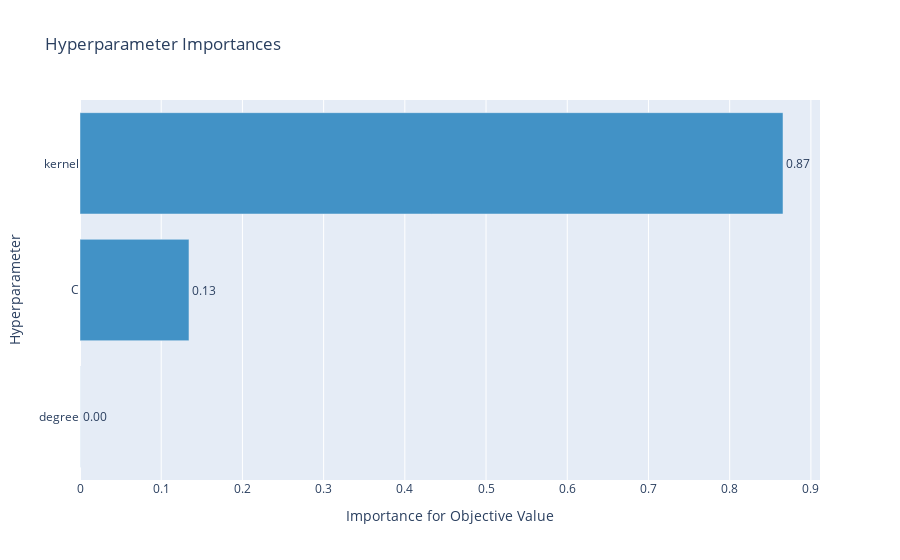

Source (notebook cell):
### Code cell
optuna.visualization.plot_param_importances(svc_study)

### Figure 1 — Plotly figure (JSON) as saved in the notebook; plotly's stock layout.template omitted (floating-point values rounded to 4 significant figures)
{"data": [{"cliponaxis": false, "hovertemplate": ["degree (IntUniformDistribution): 0.00012771122232059983<extra></extra>", "C (LogUniformDistribution): 0.13420049786046628<extra></extra>", "kernel (CategoricalDistribution): 0.865671790917213<extra></extra>"], "marker": {"color": "rgb(66,146,198)"}, "orientation": "h", "text": ["0.00012771122232059983", "0.13420049786046628", "0.865671790917213"], "textposition": "outside", "texttemplate": "%{text:.2f}", "type": "bar", "x": [0.0001277, 0.1342, 0.8657], "y": ["degree", "C", "kernel"]}], "layout": {"autosize": true, "showlegend": false, "title": {"text": "Hyperparameter Importances"}, "xaxis": {"autorange": true, "range": [0, 0.9112], "title": {"text": "Importance for Objective Value"}, "type": "linear"}, "yaxis": {"autorange": true, "range": [-0.5, 2.5], "title": {"text": "Hyperparameter"}, "type": "category"}}}
